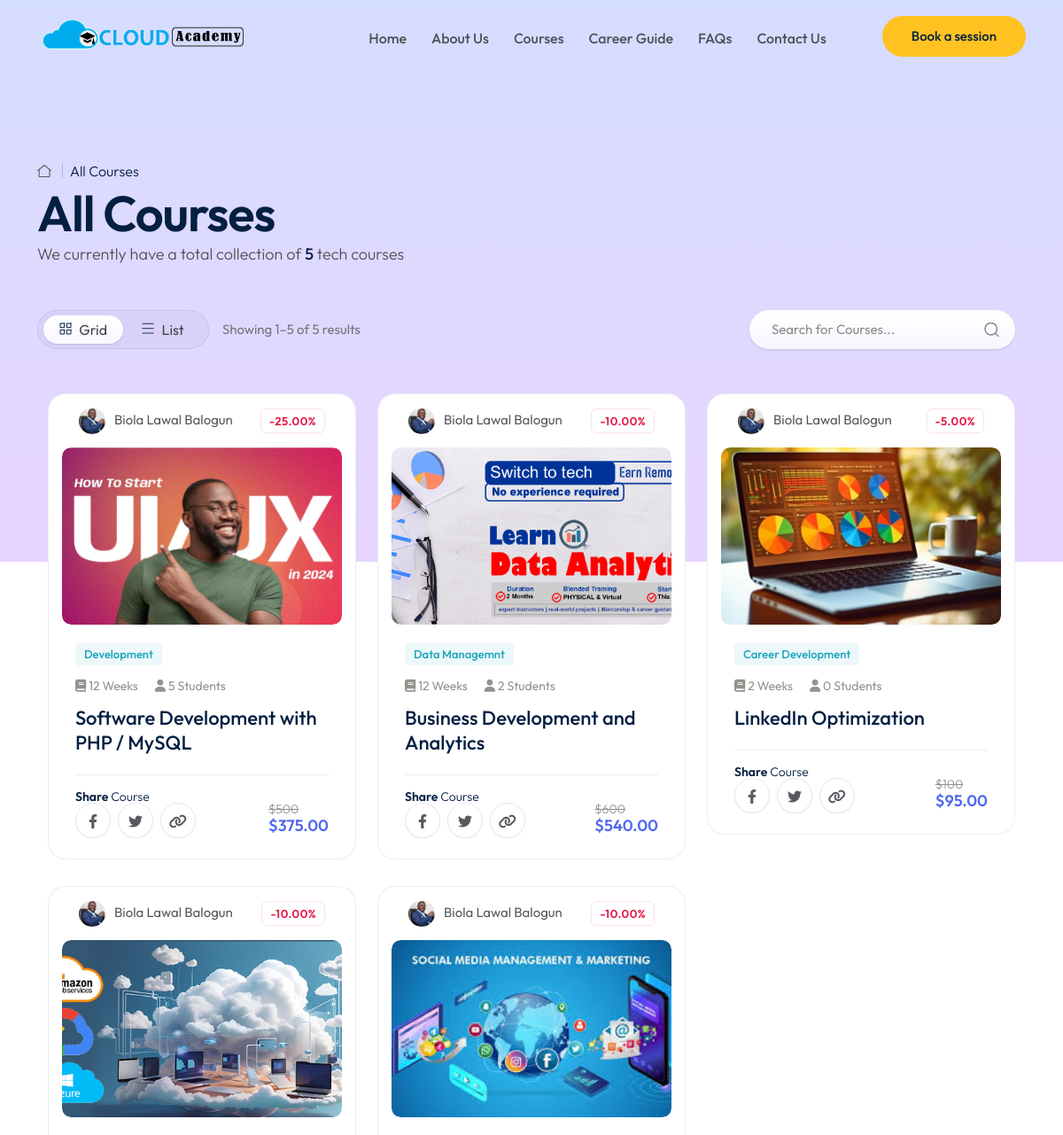
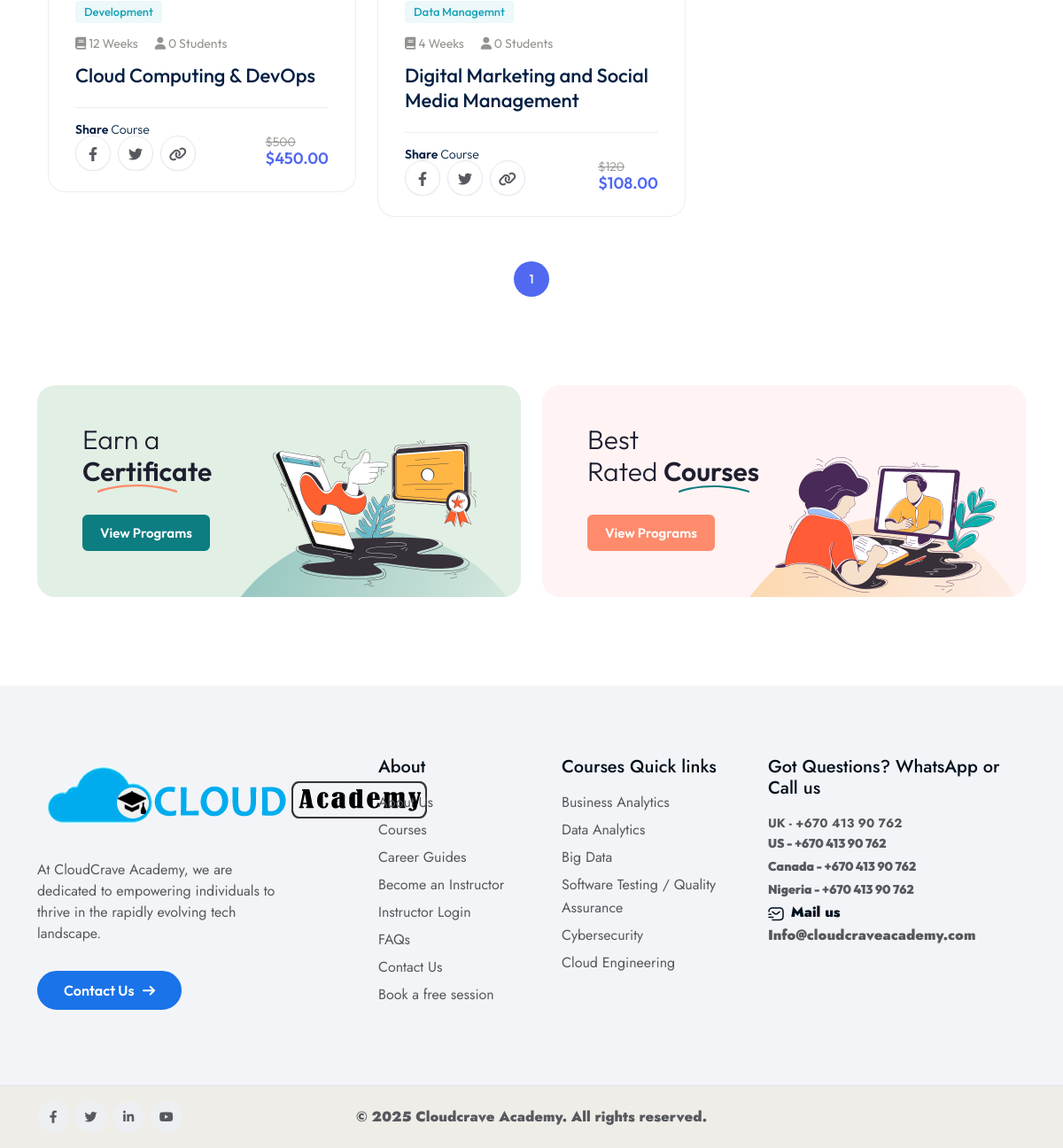
The page /course.php on the database its author committed (2 pictures, top to bottom).
### tables this page shows
CREATE TABLE `courses` (
  `course_id` int(11) NOT NULL,
  `course_name` varchar(255) NOT NULL,
  `category_id` int(11) DEFAULT NULL,
  `description` text DEFAULT NULL,
  `price` decimal(10,2) DEFAULT NULL,
  `discount_percentage` decimal(5,2) DEFAULT 0.00,
  `course_image_url` varchar(255) DEFAULT NULL,
  `intro_video_url` varchar(255) DEFAULT NULL,
  `duration` int(11) DEFAULT NULL,
  `prerequisites` text DEFAULT NULL,
  `level` enum('Beginner','Intermediate','Advanced') DEFAULT NULL,
  `created_at` timestamp NOT NULL DEFAULT current_timestamp(),
  `updated_at` timestamp NOT NULL DEFAULT current_timestamp() ON UPDATE current_timestamp(),
  `home_featured` int(10) NOT NULL,
  `banner_featured` int(10) NOT NULL,
  `status` enum('Draft','Published','Approved') DEFAULT 'Draft',
  `instructor_id` int(11) DEFAULT NULL,
  `mode` enum('Virtual','Physical','Recorded') DEFAULT 'Virtual',
  `registration_deadline` date DEFAULT NULL,
  `session_duration` int(11) NOT NULL,
  `session_duration_unit` enum('minutes','hours') NOT NULL,
  `start_datetime` datetime DEFAULT NULL,
  `timezone` varchar(50) NOT NULL,
  `training_days` set('Monday','Tuesday','Wednesday','Thursday','Friday','Saturday','Sunday') NOT NULL,
  `daily_start_time` time NOT NULL
);

CREATE TABLE `instructors` (
  `instructor_id` int(11) NOT NULL,
  `instructor_name` varchar(255) NOT NULL,
  `bio` text DEFAULT NULL,
  `current_role` varchar(225) DEFAULT NULL,
  `profile_picture` varchar(255) DEFAULT NULL,
  `created_at` timestamp NOT NULL DEFAULT current_timestamp(),
  `gender` varchar(50) DEFAULT NULL,
  `location` varchar(255) DEFAULT NULL,
  `status` enum('pending','approved','rejected') DEFAULT 'pending',
  `email` varchar(255) NOT NULL,
  `password` varchar(255) NOT NULL,
  `phone_number` varchar(20) DEFAULT NULL,
  `bank_account_details` varchar(225) DEFAULT NULL
);

CREATE TABLE `course_categories` (
  `category_id` int(11) NOT NULL,
  `category_name` varchar(255) NOT NULL,
  `description` text DEFAULT NULL
);

### course.php (the view, shortened to what this page needs)
<!doctype html>
<html class="no-js" lang="zxx">
    <head>
      <?php
         require_once 'head.php';
      ?>
   </head>
   <body>
    <?php
         require_once 'header.php';
      ?>
      <main>
<?php
require_once 'connect.php';
?>
<?php
$results_per_page = 10;
$total_query = "SELECT COUNT(*) AS total FROM courses WHERE status = 'Approved' AND price != 0";
$total_result = $conn->query($total_query);
$total_row = $total_result->fetch_assoc();
$total_results = $total_row['total'];
$total_pages = ceil($total_results / $results_per_page);
$current_page = isset($_GET['page']) ? (int)$_GET['page'] : 1;
$offset = ($current_page - 1) * $results_per_page;
$start_result = ($current_page - 1) * $results_per_page + 1;
$end_result = min($start_result + $results_per_page - 1, $total_results);
$sql = "SELECT
    c.course_id,
    c.course_name,
    c.description,
    c.price,
    c.discount_percentage AS discount,
    c.course_image_url,
    c.intro_video_url,
    c.duration,
    c.prerequisites,
    c.level,
    c.created_at,
    c.updated_at,
    c.status,
    cc.category_name AS course_category,
    i.instructor_name,
    i.profile_picture,
    COALESCE(COUNT(e.enrollment_id), 0) AS student_count
FROM
    courses c
LEFT JOIN
    course_categories cc ON c.category_id = cc.category_id
LEFT JOIN
    instructors i ON c.instructor_id = i.instructor_id
LEFT JOIN
    enrollments e ON c.course_id = e.course_id
WHERE c.status = 'Approved' AND c.price != 0
GROUP BY
    c.course_id, c.course_name, c.description, c.price, c.discount_percentage,
    c.course_image_url, c.intro_video_url, c.duration, c.prerequisites, c.level,
    c.created_at, c.updated_at, c.status, cc.category_name, i.instructor_name, i.profile_picture
LIMIT $results_per_page OFFSET $offset;";
$result = $conn->query($sql);
?>
         <section class="tp-course-filter-area tp-course-filter-bg p-relative pt-180 pb-220">
            <div class="container">
               <div class="row">
                  <div class="col-lg-12">
                     <div class="tp-breadcrumb__content-filter mb-50">
                        <div class="tp-breadcrumb__list">
                           <span><a href="index.html"></a></span>
                           <span class="color">All Courses</span>
                        </div>
                        <h3 class="tp-breadcrumb__title">All Courses</h3>
                        <p>We currently have a total collection of <span><?php echo $total_results; ?></span> tech courses</p>
                     </div>
                     <div class="tp-course-filter-wrap p-relative">
                        <div class="row">
                           <div class="col-lg-6">
                              <div class="tp-course-filter-top-left d-flex align-items-center">
                                 <div class="tp-course-filter-top-tab tp-tab mb-20">
                                    <ul class="nav nav-tabs" id="filterTab" role="tablist">
                                       <li class="nav-item" role="presentation">
                                         <button class="nav-link active" id="home-tab" data-bs-toggle="tab" data-bs-target="#home" type="button" role="tab" aria-controls="home" aria-selected="true">
                                           Grid
                                         </button>
                                       </li>
                                       <li class="nav-item" role="presentation">
                                         <button class="nav-link" id="profile-tab" data-bs-toggle="tab" data-bs-target="#profile" type="button" role="tab" aria-controls="profile" aria-selected="false">
                                             List
                                         </button>
                                       </li>
                                     </ul>
                                 </div>
                                 <div class="tp-course-filter-top-result mb-20">
                                 <p>Showing <?php echo $start_result; ?>–<?php echo $end_result; ?> of <?php echo $total_results; ?> results</p>
                                 </div>
                              </div>
                           </div>
                           <div class="col-lg-6">
                              <div class="tp-course-filter-top-right d-flex align-items-center justify-content-start justify-content-lg-end">
                                 <div class="tp-course-filter-top-right-search d-none d-lg-block mb-20">
                                    <form action="#">
                                       <input type="text" placeholder="Search for Courses...">
                                       <button class="tp-course-filter-top-right-search-btn" type="submit">
                                          <span>
                                          </span>
                                       </button>
                                    </form>
                                 </div>
                              </div>
                           </div>
                        </div>
                     </div>
                  </div>
               </div>
            </div>
         </section>
         <section class="tp-filter-mt-2">
            <div class="container">
<section class="tp-filter-mt-2">
    <div class="container">
        <div class="tab-content" id="myTabContent">
            <div class="tab-pane fade show active" id="home" role="tabpanel" aria-labelledby="home-tab">
                <div class="row">
                    <?php while ($row = $result->fetch_assoc()): ?>
                    <div class="col-lg-4 col-md-6">
                        <div class="tp-course-item p-relative fix mb-30">
                            <div class="tp-course-teacher mb-15">
                                <span><img src="assets/uploads/instructors/<?php echo htmlspecialchars($row['profile_picture']); ?>" alt=""><?php echo htmlspecialchars($row['instructor_name']); ?></span>
                                <?php if ($row['discount'] > 0): ?>
                                    <span class="discount">-<?php echo $row['discount']; ?>%</span>
                                <?php endif; ?>
                            </div>
                            <div class="tp-course-thumb">
                                <a href="course-details.php?id=<?php echo htmlspecialchars($row['course_id']); ?>"><img class="course-thumb" src="assets/uploads/courses/<?php echo htmlspecialchars($row['course_image_url']); ?>" alt=""></a>
                            </div>
                            <div class="tp-course-content">
                                <div class="tp-course-tag mb-10">
                                    <span><?php echo htmlspecialchars($row['course_category']); ?></span>
                                </div>
                                <div class="tp-course-meta">
                                    <span><i class="fa-solid fa-book"></i> <?php echo htmlspecialchars($row['duration']); ?> Weeks</span>
                                    <span><i class="fa-solid fa-user"></i> <?php echo htmlspecialchars($row['student_count']); ?> Students</span>
                                </div>
                                <h4 class="tp-course-title">
                                    <a href="course-details.php?id=<?php echo htmlspecialchars($row['course_id']); ?>"><?php echo htmlspecialchars($row['course_name']); ?></a>
                                </h4>
                                <div class="tp-course-rating d-flex align-items-end justify-content-between">
                                             <div class="tp-course-rating-star">
                                                <p>Share<span> Course</span></p>
                                                <div class="tp-blog-details-user-social">
                           <div class="tp-postbox-details-social text-end">
                              <a href="#"><i class="fa-brands fa-facebook-f"></i></a>
                              <a href="#"><i class="fa-brands fa-twitter"></i></a>
                              <a href="#"><i class="fa-solid fa-link"></i></a>
                           </div>
                        </div>
                                             </div>
                                             <div class="tp-course-pricing">
                                    <?php if ($row['discount'] > 0): ?>
                                        <del>$<?php echo htmlspecialchars(number_format($row['price'])); ?></del>
                                        <span>$<?php echo htmlspecialchars(number_format($row['price'] * (1 - $row['discount'] / 100), 2)); ?>
                                        </span>
                                    <?php else: ?>
                                        <span>$<?php echo htmlspecialchars(number_format($row['price'])); ?></span>
                                    <?php endif; ?>
                                </div>
                                          </div>
                            </div>
                        </div>
                    </div>
                    <?php endwhile; ?>
                </div>
            </div>
        </div>
    </div>
</section>
               <div class="row">
                  <div class="col-lg-12">
                  <div class="tp-event-inner-pagination pb-100">
    <div class="tp-dashboard-pagination pt-20">
        <div class="tp-pagination">
            <nav>
                <ul class="justify-content-center">
                    <?php for ($i = 1; $i <= $total_pages; $i++): ?>
                        <li>
                            <?php if ($i == $current_page): ?>
                                <span class="current"><?php echo $i; ?></span>
                            <?php else: ?>
                                <a href="course.php?page=<?php echo $i; ?>"><?php echo $i; ?></a>
                            <?php endif; ?>
                        </li>
                    <?php endfor; ?>
                </ul>
            </nav>
        </div>
    </div>
</div>
               </div>
            </div>
         </section>
         <section class="banner-area pb-40">
            <div class="container">
               <div class="row">
                  <div class="col-lg-6">
                     <div class="tp-banner-sm-2-wrap mb-60">
                        <h3 class="tp-banner-sm-2-title">Earn a <br>
                           <span>Certificate
                              <img class="tp-underline-shape-11 wow bounceIn" data-wow-duration="1.5s" data-wow-delay=".4s" src="assets/img/unlerline/banner-2-svg-1.svg" alt="">
                           </span>
                        </h3>
                        <div class="tp-banner-sm-2-btn">
                           <a href="course-with-filter.html">View Programs</a>
                        </div>
                        <div class="tp-banner-sm-2-shape-1">
                           <img src="assets/img/banner/banner-2-thumb-1.png" alt="">
                        </div>
                     </div>
                  </div>
                  <div class="col-lg-6">
                     <div class="tp-banner-sm-2-wrap tp-banner-sm-2-bg-2 mb-60">
                        <h3 class="tp-banner-sm-2-title">Best <br>Rated
                           <span>Courses
                           </span>
                        </h3>
                        <div class="tp-banner-sm-2-btn">
                           <a href="course-with-filter.html">View Programs</a>
                        </div>
                        <div class="tp-banner-sm-2-shape-1">
                           <img src="assets/img/banner/banner-2-thumb-2.png" alt="">
                        </div>
                     </div>
                  </div>
               </div>
            </div>
         </section>
      </main>
      <footer>
         <div class="tp-footer-main tp-footer-inner pt-80 pb-55">
         <?php
         require_once 'footer.php';
          ?>
      </footer>
   </body>
</html>

### rows shown on the page
courses: instructor.profile_picture (picture), instructor.instructor_name "Biola Lawal Balogun", discount_percentage "25.00", course_image_url (picture), category.category_name "Development", duration "12", student_count "5", course_name "Software Development with PHP / MySQL", price "500", $row['price'] * (1 - $row['discount'] / 100) "375.00"
courses: instructor.profile_picture (picture), instructor.instructor_name "Biola Lawal Balogun", discount_percentage "10.00", course_image_url (picture), category.category_name "Data Managemnt", duration "12", student_count "2", course_name "Business Development and Analytics", price "600", $row['price'] * (1 - $row['discount'] / 100) "540.00"
courses: instructor.profile_picture (picture), instructor.instructor_name "Biola Lawal Balogun", discount_percentage "5.00", course_image_url (picture), category.category_name "Career Development", duration "2", student_count "0", course_name "LinkedIn Optimization", price "100", $row['price'] * (1 - $row['discount'] / 100) "95.00"
courses: instructor.profile_picture (picture), instructor.instructor_name "Biola Lawal Balogun", discount_percentage "10.00", course_image_url (picture), category.category_name "Development", duration "12", student_count "0", course_name "Cloud Computing & DevOps", price "500", $row['price'] * (1 - $row['discount'] / 100) "450.00"
courses: instructor.profile_picture (picture), instructor.instructor_name "Biola Lawal Balogun", discount_percentage "10.00", course_image_url (picture), category.category_name "Data Managemnt", duration "4", student_count "0", course_name "Digital Marketing and Social Media Management", price "120", $row['price'] * (1 - $row['discount'] / 100) "108.00"

### other values the page prints
$total_results "5"
$start_result "1"
$end_result "5"
